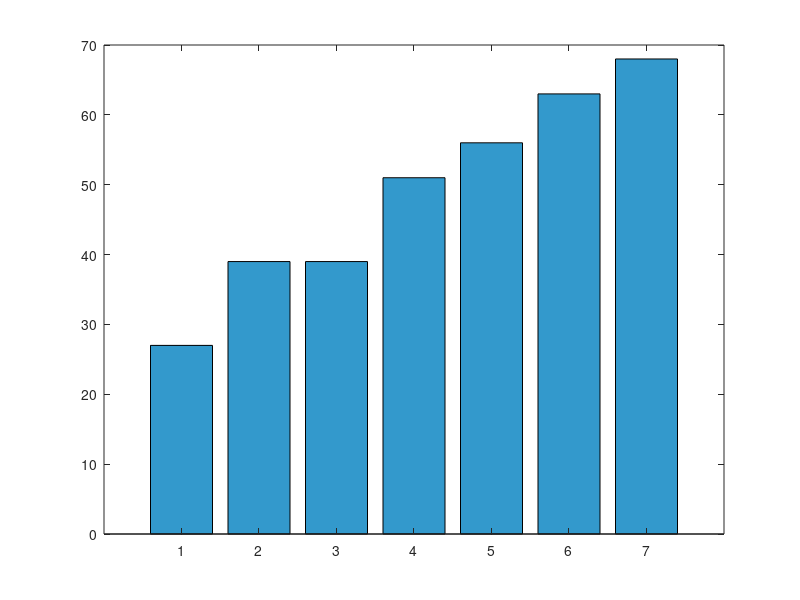

This chart was generated by the following MATLAB code: (Note: this script raises an error after producing the figure.)
% =======================================================================
% UTS Matematika Sains Data Semester Genap 2025/2026
% Soal 1 Eksplorasi Awal dan Profil Data Transaksi
%
% Nama : Daffa
% NIM  : 2510514033
% Parameter: N=33, a=3, b=3, K=7, theta0=105, alpha=0.004
% Tanggal: 2026-04-24
% =======================================================================
clc; clear; close all;

% Parameter personalisasi
N = 33; a = 3; b = 3; K = 7;
theta0 = 105;     % derajat
alpha_lr = 0.004;

% --- Pembangkitan Data Toko (D1 - D7) ---
indeks_toko = 1:7;
penjualan_toko = zeros(1, 7);

for i = 1:7
    % Rumus: D_i = 20 + (K*i) + ((a*i) mod 7) - ((b*i) mod 5)
    penjualan_toko(i) = 20 + (K * i) + mod((a * i), 7) - mod((b * i), 5);
end

% === Soal 1.b: Verifikasi Statistik ===
rata_rata = mean(penjualan_toko);
nilai_tengah = median(penjualan_toko);
modus_data = mode(penjualan_toko);
rentang_data = range(penjualan_toko);
standar_deviasi_populasi = std(penjualan_toko, 1); % Angka '1' menunjukkan rumus populasi

fprintf('--- Verifikasi Soal 1.b ---\n');
fprintf('Mean      : %.2f Juta\n', rata_rata);
fprintf('Median    : %.2f Juta\n', nilai_tengah);
fprintf('Modus     : %.2f Juta\n', modus_data);
fprintf('Range     : %.2f Juta\n', rentang_data);
fprintf('Std. Dev  : %.2f Juta\n\n', standar_deviasi_populasi);

% === Soal 1.c: Diagram Batang Penjualan ===
figure('Name', 'Diagram Batang Penjualan');
bar(indeks_toko, penjualan_toko, 'FaceColor', [0.2 0.6 0.8]);
hold on;
% Garis rata-rata horizontal
yline(rata_rata, 'r--', 'LineWidth', 2, 'Label', 'Rata-rata');

% Label dan Judul
xlabel('Toko Ke-');
ylabel('Penjualan (Juta Rupiah)');
title('Penjualan Harian 7 Toko - NIM 2510514033');
grid on;
hold off;

% Menyimpan figure 
saveas(gcf, '../03_figures/fig_s1_barchart.png');
disp('Gambar diagram batang telah disimpan sebagai fig_s1_barchart.png');
